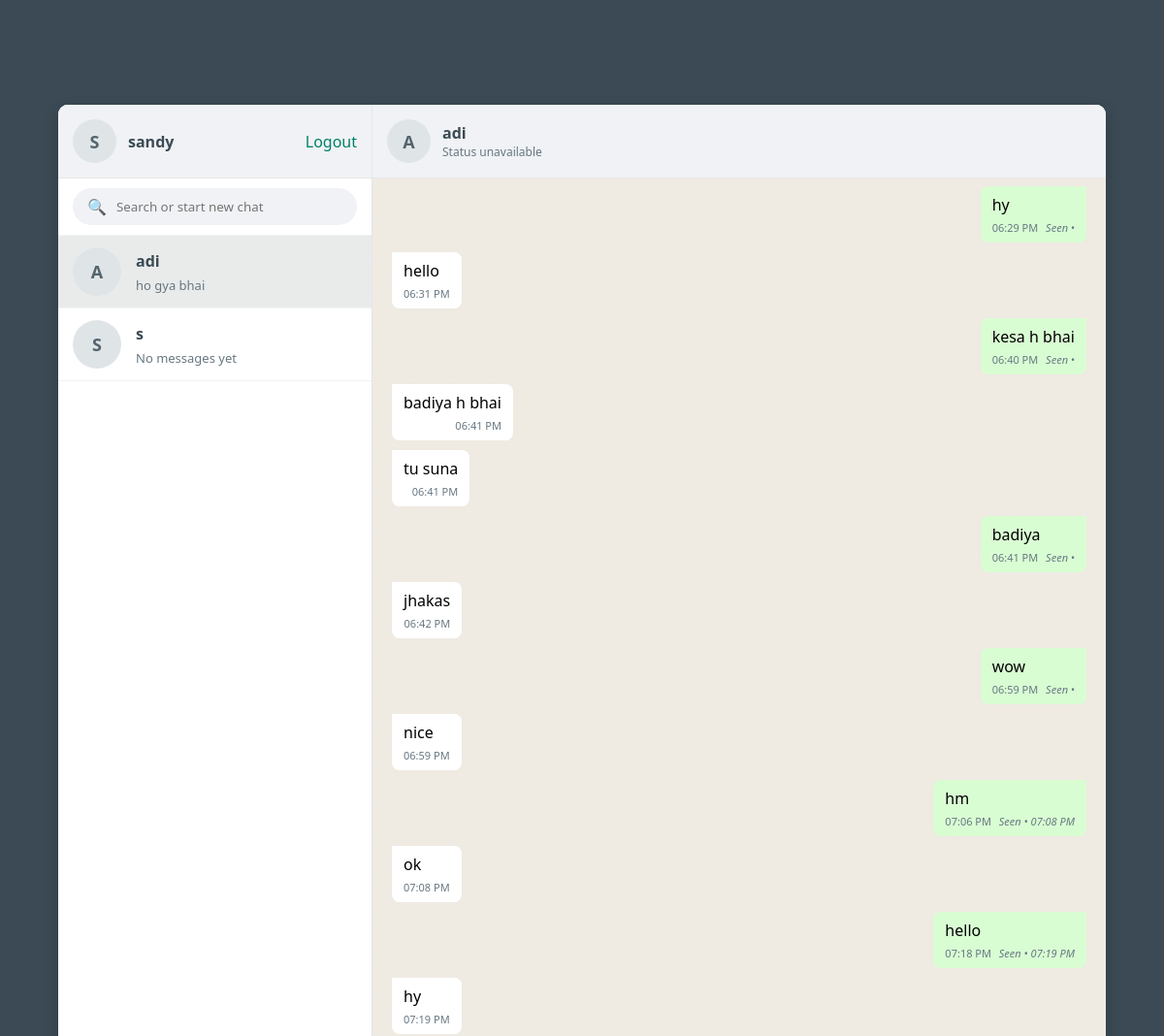
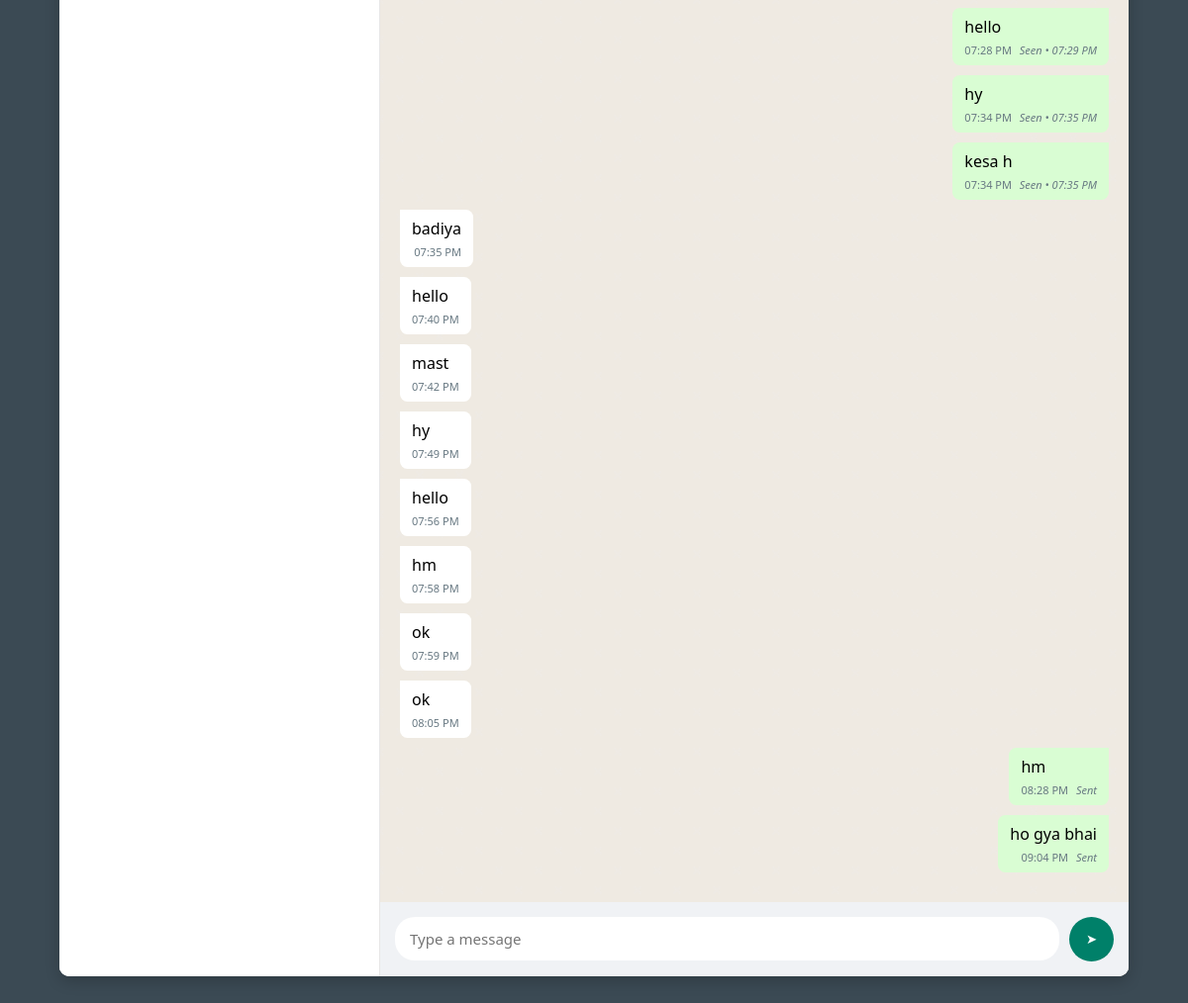
Page /chat/room/2/ (signed in) on the committed database (2 pictures, top to bottom).
### chat/models.py (models this page shows, shortened)
class Message(models.Model):
    room = models.ForeignKey(ChatRoom, related_name='messages', on_delete=models.CASCADE)
    sender = models.ForeignKey(User, related_name='sent_messages', on_delete=models.CASCADE)
    content = models.TextField()
    timestamp = models.DateTimeField(auto_now_add=True)
    read = models.BooleanField(default=False)
    read_by = models.ManyToManyField(User, related_name='read_messages', blank=True)
    read_timestamp = models.DateTimeField(null=True, blank=True)  # Add this field
    class Meta:
        ordering = ('timestamp',)

### chat/views.py (the view, shortened to what this page needs)
# urls.py: path('room/<int:user_id>/', views.get_or_create_chatroom, name='chat_room'),
@login_required
def get_or_create_chatroom(request, user_id):
    other_user = get_object_or_404(User, id=user_id)
    user_ids = sorted([request.user.id, other_user.id])
    room_name = f"chat_{user_ids[0]}_{user_ids[1]}"
    chat_room, created = ChatRoom.objects.get_or_create(
        name=room_name,
        defaults={'is_group': False}
    )
    if request.user not in chat_room.participants.all():
        chat_room.participants.add(request.user)
    if other_user not in chat_room.participants.all():
        chat_room.participants.add(other_user)
    messages = Message.objects.filter(
        room=chat_room,
        sender=other_user,
        read=False
    )
    for message in messages:
        message.read = True
        message.read_timestamp = timezone.now()  # Set read timestamp
        message.save()
    messages = Message.objects.filter(room=chat_room).order_by('timestamp')[:100]
    for message in messages:
        ist_timestamp = add_ist_offset(message.timestamp)
        message.formatted_time = ist_timestamp.strftime('%I:%M %p')
        if message.read_timestamp:
            ist_read_timestamp = add_ist_offset(message.read_timestamp)
            message.formatted_read_time = ist_read_timestamp.strftime('%I:%M %p')
    users = User.objects.exclude(id=request.user.id)
    user_data = []
    for user in users:
        profile, created = UserProfile.objects.get_or_create(user=user)
        if profile.is_online:
            status_text = "Online"
        user_ids = sorted([request.user.id, user.id])
        user_room_name = f"chat_{user_ids[0]}_{user_ids[1]}"
        user_chat_room, created = ChatRoom.objects.get_or_create(
            name=user_room_name,
            defaults={'is_group': False}
        )
        unread_count = Message.objects.filter(
            room=user_chat_room,
            sender=user
        ).exclude(read_by=request.user).count()
        last_message = Message.objects.filter(room=user_chat_room).order_by('-timestamp').first()
        last_message_preview = last_message.content if last_message else "No messages yet"
        user_data.append({
            'user': user,
            'unread_count': unread_count,
            'last_message': last_message_preview,
            'is_online': profile.is_online,
            'status_text': status_text
        })
    return render(request, 'chat/room.html', {
        'room': chat_room,
        'other_user': other_user,
        'messages': messages,
        'user_data': user_data
    })

### chat/views.py (called while the page is built)
def add_ist_offset(timestamp):
    return timestamp + timedelta(hours=5, minutes=30)

### chat/templates/chat/room.html (shortened to what this page needs)
{% extends "chat/base.html" %}
{% block content %}
<div class="chat-container">
    <div class="sidebar">
        <div class="sidebar-header">
            <div class="user-info">
                <div class="avatar">{{ request.user.username|first|upper }}</div>
                <div class="user-name">{{ request.user.username }}</div>
            </div>
            <a href="{% url 'logout' %}" style="color: #008069; text-decoration: none;">Logout</a>
        </div>
        <div class="search-container">
            <div class="search-box">
                <span>🔍</span>
                <input type="text" placeholder="Search or start new chat">
            </div>
        </div>
        <div class="users-list">
            {% for data in user_data %}
            <div class="user-item {% if data.user.id == other_user.id %}active{% endif %}"
                 onclick="location.href='{% url 'chat_room' data.user.id %}'">
                <div class="user-avatar">{{ data.user.username|first|upper }}</div>
                <div class="user-details">
                    <h3>{{ data.user.username }}</h3>
                    <p>{{ data.last_message|truncatechars:20 }}</p>
                </div>
            </div>
            {% endfor %}
        </div>
    </div>
    <div class="chat-main">
        <div class="chat-header">
    <div class="user-info">
        <div class="avatar">{{ other_user.username|first|upper }}</div>
        <div>
            <div class="user-name">{{ other_user.username }}</div>
            <div class="user-status" id="user-status">
            </div>
        </div>
    </div>
</div>
        <div class="chat-messages" id="chat-messages">
            {% for message in messages %}
<div class="message {% if message.sender == request.user %}sent{% else %}received{% endif %}">
    <p>{{ message.content }}</p>
    <div class="message-time">
        {{ message.formatted_time }}
        {% if message.sender == request.user %}
            {% if message.read %}
                <span class="seen-status" data-read-timestamp="{{ message.read_timestamp|date:'U' }}">
                    Seen • {{ message.formatted_read_time }}
                </span>
            {% else %}
                <span class="sent-status">Sent</span>
            {% endif %}
        {% endif %}
    </div>
</div>
{% endfor %}
        </div>
        <div class="chat-input">
            <input type="text" class="message-input" id="message-input" placeholder="Type a message">
            <button class="send-button" id="send-button">➤</button>
        </div>
    </div>
</div>
{% endblock %}

### chat/templates/chat/base.html (shortened to what this page needs)
<!DOCTYPE html>
<html lang="en">
<head>
</head>
<body>
    {% block content %}
    {% endblock %}
</body>
</html>

### chat/templates/chat/base.html (style rules this page uses)
* { margin: 0; padding: 0; box-sizing: border-box; font-family: 'Segoe UI', Helvetica, Arial, sans-serif; }
body { background-color: #3b4a54; height: 100vh; display: flex; justify-content: center; align-items: center; }
.chat-container { width: 90%; max-width: 1200px; height: 90vh; background-color: #fff; border-radius: 10px; overflow: hidden; display: flex; box-shadow: 0 5px 15px rgba(0, 0, 0, 0.2); }
.user-avatar, .avatar { position: relative; }
.seen-status { font-size: 11px; margin-left: 5px; color: #667781; font-style: italic; }
.sent-status { font-size: 11px; margin-left: 5px; color: #667781; font-style: italic; }
.user-status { font-size: 12px; color: #667781; font-weight: normal; }
.sidebar { width: 30%; background-color: #f0f2f5; border-right: 1px solid #e6e6e6; display: flex; flex-direction: column; }
.sidebar-header { padding: 15px; background-color: #f0f2f5; display: flex; align-items: center; justify-content: space-between; border-bottom: 1px solid #e6e6e6; }
.user-info { display: flex; align-items: center; }
.avatar { width: 45px; height: 45px; border-radius: 50%; background-color: #dfe5e7; display: flex; align-items: center; justify-content: center; font-weight: bold; color: #54656f; margin-right: 12px; font-size: 18px; }
.user-name { font-size: 16px; font-weight: 600; color: #3b4a54; }
.search-container { padding: 10px 15px; background-color: #fff; border-bottom: 1px solid #f0f2f5; }
.search-box { background-color: #f0f2f5; border-radius: 20px; padding: 8px 15px; display: flex; align-items: center; }
.search-box input { border: none; background: transparent; width: 100%; outline: none; padding-left: 10px; color: #3b4a54; }
.users-list { flex: 1; overflow-y: auto; background-color: #fff; }
.user-item { display: flex; align-items: center; padding: 12px 15px; cursor: pointer; border-bottom: 1px solid #f0f2f5; }
.user-item.active { background-color: #e9ebeb; }
.user-avatar { width: 50px; height: 50px; border-radius: 50%; background-color: #dfe5e7; display: flex; align-items: center; justify-content: center; font-weight: bold; color: #54656f; margin-right: 15px; font-size: 18px; }
.user-details { flex: 1; }
.user-details h3 { font-size: 16px; color: #3b4a54; margin-bottom: 5px; }
.user-details p { font-size: 13px; color: #667781; white-space: nowrap; overflow: hidden; text-overflow: ellipsis; }
.chat-main { flex: 1; display: flex; flex-direction: column; background-color: #efeae2; }
.chat-header { padding: 15px; background-color: #f0f2f5; display: flex; align-items: center; border-bottom: 1px solid #e6e6e6; }
.chat-messages { flex: 1; padding: 20px; overflow-y: auto; display: flex; flex-direction: column; }
.message { max-width: 65%; padding: 8px 12px; margin-bottom: 10px; border-radius: 7.5px; position: relative; word-wrap: break-word; }
.message.received { align-self: flex-start; background-color: #fff; border-top-left-radius: 0; }
.message.sent { align-self: flex-end; background-color: #d9fdd3; border-top-right-radius: 0; }
.message-time { font-size: 11px; color: #667781; text-align: right; margin-top: 5px; }
.chat-input { padding: 15px; background-color: #f0f2f5; display: flex; align-items: center; }
.message-input { flex: 1; padding: 12px 15px; border: none; border-radius: 20px; outline: none; font-size: 15px; }
.send-button { background-color: #008069; color: white; border: none; border-radius: 50%; width: 45px; height: 45px; margin-left: 10px; cursor: pointer; display: flex; align-items: center; justify-content: center; }

### rows in the picture
Message: content "hy", formatted_time "06:29 PM"
Message: content "hello", formatted_time "06:31 PM"
Message: content "kesa h bhai", formatted_time "06:40 PM"
Message: content "badiya h bhai", formatted_time "06:41 PM"
Message: content "tu suna", formatted_time "06:41 PM"
Message: content "badiya", formatted_time "06:41 PM"
Message: content "jhakas", formatted_time "06:42 PM"
Message: content "wow", formatted_time "06:59 PM"
Message: content "nice", formatted_time "06:59 PM"
Message: content "hm", formatted_time "07:06 PM", formatted_read_time "07:08 PM"
Message: content "ok", formatted_time "07:08 PM"
Message: content "hello", formatted_time "07:18 PM", formatted_read_time "07:19 PM"
Message: content "hy", formatted_time "07:19 PM"
Message: content "hello", formatted_time "07:28 PM", formatted_read_time "07:29 PM"
Message: content "hy", formatted_time "07:34 PM", formatted_read_time "07:35 PM"
Message: content "kesa h", formatted_time "07:34 PM", formatted_read_time "07:35 PM"
Message: content "badiya", formatted_time "07:35 PM"
Message: content "hello", formatted_time "07:40 PM"
Message: content "mast", formatted_time "07:42 PM"
Message: content "hy", formatted_time "07:49 PM"
Message: content "hello", formatted_time "07:56 PM"
Message: content "hm", formatted_time "07:58 PM"
Message: content "ok", formatted_time "07:59 PM"
Message: content "ok", formatted_time "08:05 PM"
Message: content "hm", formatted_time "08:28 PM", read "Sent"
Message: content "ho gya bhai", formatted_time "09:04 PM", read "Sent"

### other values in the picture
{{ request.user.username|first|upper }} "S"
{{ request.user.username }} "sandy"
{{ data.user.username|first|upper }} "A"
{{ data.user.username }} "adi"
{{ data.last_message|truncatechars:20 }} "ho gya bhai"
{{ data.user.username|first|upper }} "S"
{{ data.user.username }} "s"
{{ data.last_message|truncatechars:20 }} "No messages yet"
{{ other_user.username|first|upper }} "A"
{{ other_user.username }} "adi"
